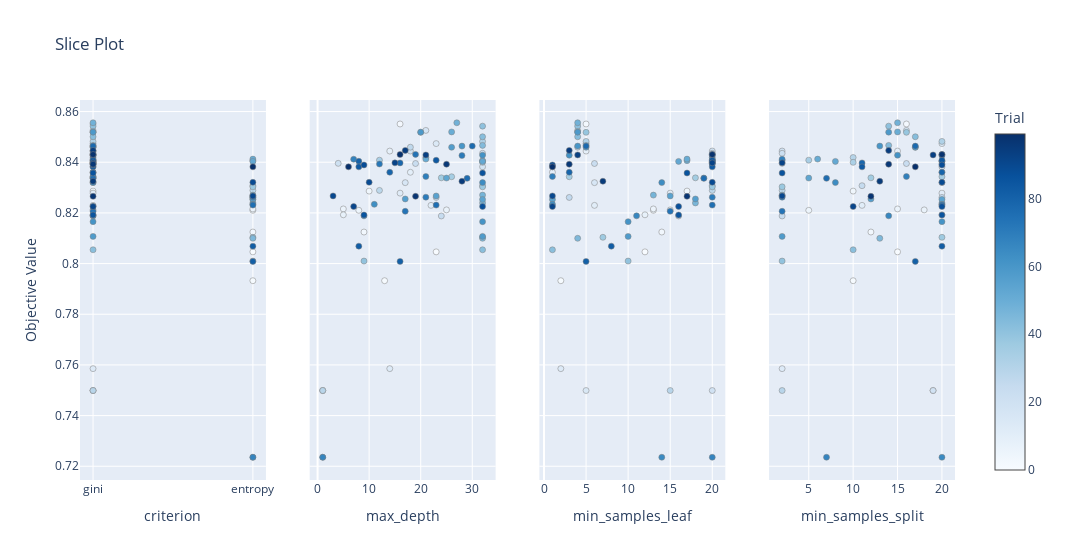

Notebook source saved alongside this figure:
### Code cell
optuna.visualization.plot_slice(study)
